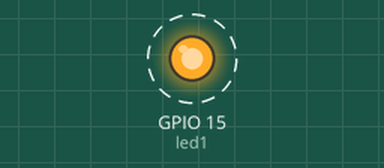
The sketch below on a simulated ESP32. Shown: output pins drawn as LEDs (lit = HIGH). Dashed ring = blinking.

Above: at 0.5 s.
Timing chart, 0 to 4.6 s (numbered marks = the images above):
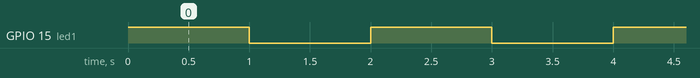

Measured:
- by itself, GPIO 15 (led1): alternates HIGH for 1.0 s and LOW for 1.0 s

The sketch:

Blinkled.ino
```cpp
       const int led1 = 15;
//const int led2 = 2;


void setup() {
pinMode(led1,OUTPUT);
//pinMode(led2,OUTPUT);
Serial.begin(9600);
}

void loop() {

digitalWrite(led1,HIGH);
//digitalWrite(led2,HIGH);
//Serial.println("both leds are ON");
delay(1000);
digitalWrite(led1,LOW);
//digitalWrite(led2,LOW);
//Serial.println("both leds are OFF");
delay(1000);
}
```
